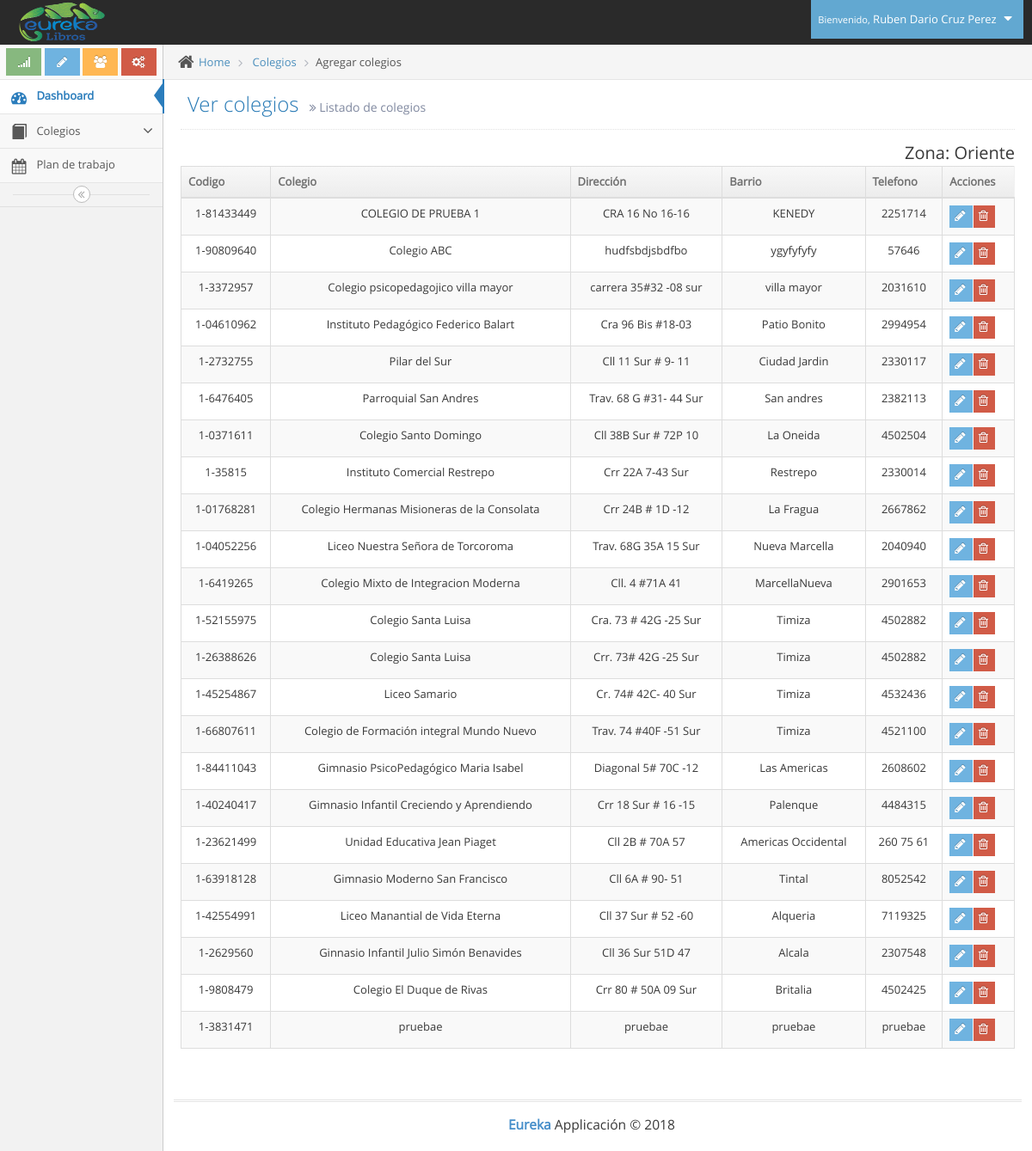
The app's page /ver_colegios.php (signed in), older data.
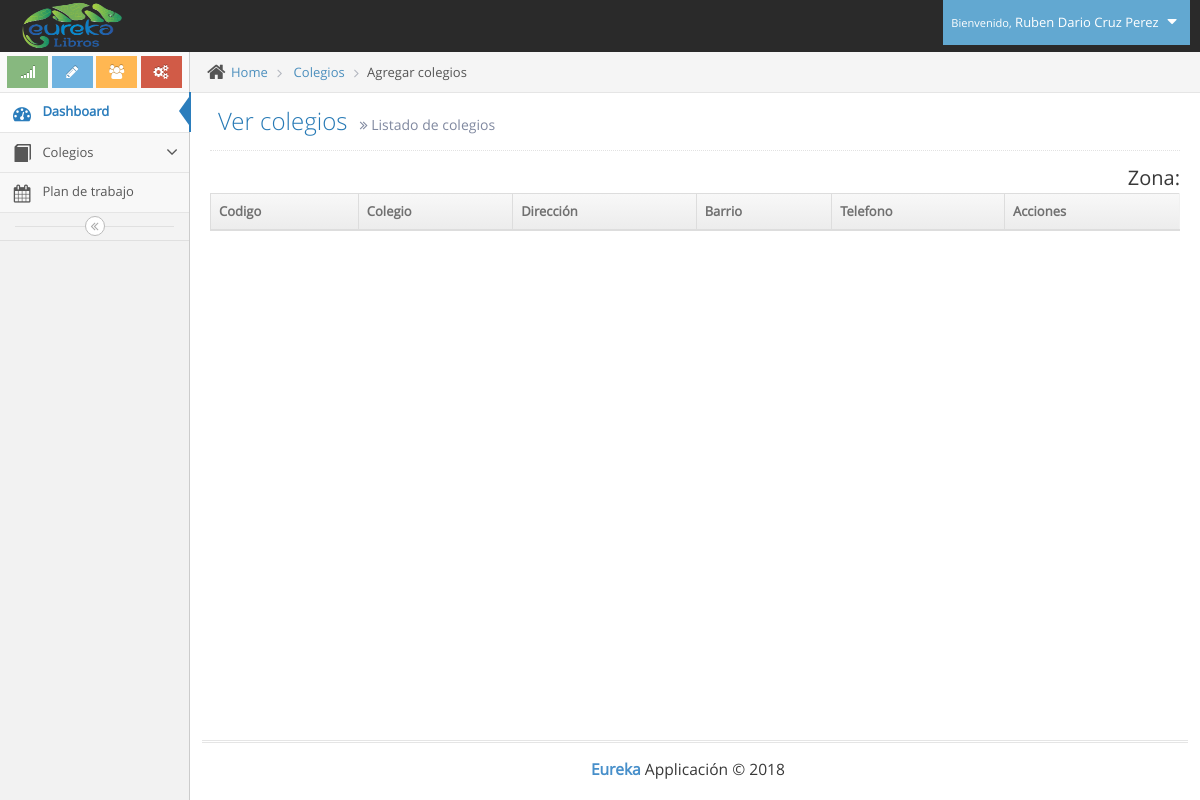
The same page, newer data.
### tables this page shows
CREATE TABLE IF NOT EXISTS `zonas` (
`id` int(11) NOT NULL,
  `codigo` varchar(8) NOT NULL,
  `zona` varchar(100) NOT NULL
);

CREATE TABLE IF NOT EXISTS `colegios` (
`id` int(11) NOT NULL,
  `codigo` varchar(11) NOT NULL,
  `colegio` varchar(100) NOT NULL,
  `direccion` varchar(100) NOT NULL,
  `barrio` varchar(100) NOT NULL,
  `telefono` varchar(20) NOT NULL,
  `web` varchar(100) NOT NULL,
  `cumpleaños` date NOT NULL,
  `cod_zona` varchar(8) NOT NULL,
  `id_usuario` int(11) NOT NULL,
  `fecha_creacion` timestamp NOT NULL DEFAULT CURRENT_TIMESTAMP ON UPDATE CURRENT_TIMESTAMP
);

### ver_colegios.php (the view, shortened to what the changed rows need)
<!DOCTYPE html>
<html lang="en">
	<head>
		<link rel="stylesheet" href="assets/css/bootstrap.min.css" />
		<link rel="stylesheet" href="assets/font-awesome/4.5.0/css/font-awesome.min.css" />
		<link rel="stylesheet" href="assets/css/jquery-ui.min.css" />
		<link rel="stylesheet" href="assets/css/bootstrap-datepicker3.min.css" />
		<link href="assets/js/dataTables/dataTables.bootstrap.css" rel="stylesheet" />
		<link rel="stylesheet" href="assets/css/ace.min.css" class="ace-main-stylesheet" id="main-ace-style" />
		<link rel="stylesheet" href="assets/css/ace-skins.min.css" />
		<link rel="stylesheet" href="assets/css/ace-rtl.min.css" />
	</head>
	<body class="no-skin">
		<?php include("template/nav.php"); ?>
		<div class="main-container ace-save-state" id="main-container">
			<div class="main-content">
				<div class="main-content-inner">
					<div class="page-content">
						<div class="page-header">
							<h1>
								Ver colegios
								<small>
									<i class="ace-icon fa fa-angle-double-right"></i>
									Listado de colegios
								</small>
							</h1>
						</div>
							<?php
								$sql_z = "SELECT codigo, zona FROM zonas WHERE id='".$_SESSION['zona']."'";
								$req_z = $bdd->prepare($sql_z);
								$req_z->execute();
								$zona = $req_z->fetch();
								echo "<div class='pull-right' style='font-size: 20px;'>Zona: ". $zona["zona"]."</div>";
							?>
						<div class="row">
							<div class="col-xs-12">
								<?php
                                include("conexion/bdd.php");
                                if ($_SESSION["tipo"]==1) {
                                	$sql = "SELECT id, codigo, colegio, direccion, barrio,telefono FROM colegios ";
									$req = $bdd->prepare($sql);
									$req->execute();
                                }
                                else {
                                	$sql_z = "SELECT codigo FROM zonas WHERE id='".$_SESSION['zona']."'";
									$req_z = $bdd->prepare($sql_z);
									$req_z->execute();
									$zona = $req_z->fetch();
                                	$sql = "SELECT id, codigo, colegio, direccion, barrio,telefono FROM colegios WHERE cod_zona='".$zona["codigo"]."'";
									$req = $bdd->prepare($sql);
									$req->execute();
                                }
								$colegios = $req->fetchAll();
                            ?>
                            <div class="table-responsive">
                                <table class="table table-striped table-bordered table-hover" id="dataTables-example">
                                    <thead>
                                        <tr>
                                            <th>Codigo</th>
                                            <th>Colegio</th>
                                            <th>Dirección</th>
                                            <th>Barrio</th>
                                            <th>Telefono</th>
                                            <th>Acciones</th>
                                        </tr>
                                    </thead>
                                    <tbody>
                                        <?php
                                        	foreach($colegios as $colegio) {
                                               $codigo = $colegio['codigo'];
                                               $nombre = $colegio['colegio'];
                                               $direccion = $colegio['direccion'];
                                               $barrio = $colegio['barrio'];
                                               $telefono = $colegio['telefono'];
                                                echo'<tr class="odd gradeX">';
                                                echo'<td class="center">'.$codigo.'</td>';
                                                echo'<td class="center">'.$nombre.'</td>';
                                                echo'<td class="center">'.$direccion.'</td>';
                                                echo'<td class="center">'.$barrio.'</td>';
                                                echo'<td class="center">'.$telefono.'</td>';
                                                echo '<td>
														<div class="hidden-sm hidden-xs btn-group">
															<a class="btn btn-xs btn-info" href="colegio.php?codigo='.$codigo.'">
																<i class="ace-icon fa fa-pencil bigger-120"></i>
															</a>
															<a class="btn btn-xs btn-danger eliminar" href="#" data-codigo='.$codigo.'>
																<i class="ace-icon fa fa-trash-o bigger-120"></i>
															</a>
														</div>
														<div class="hidden-md hidden-lg">
															<div class="inline pos-rel">
																<button class="btn btn-minier btn-primary dropdown-toggle" data-toggle="dropdown" data-position="auto">
																	<i class="ace-icon fa fa-cog icon-only bigger-110"></i>
																</button>
																<ul class="dropdown-menu dropdown-only-icon dropdown-yellow dropdown-menu-right dropdown-caret dropdown-close">
																	<li>
																		<a href="colegio.php?codigo='.$codigo.'" class="tooltip-success" data-rel="tooltip" title="Edit">
																			<span class="green">
																				<i class="ace-icon fa fa-pencil-square-o bigger-120"></i>
																			</span>
																		</a>
																	</li>
																	<li>
																		<a href="#" class="tooltip-error eliminar" data-rel="tooltip
																		" title="Delete" data-codigo='.$codigo.'>
																			<span class="red">
																				<i class="ace-icon fa fa-trash-o bigger-120"></i>
																			</span>
																		</a>
																	</li>
																</ul>
															</div>
														</div>
													</td>';
                                            }
                                         ?>
                                        </tr>
                                    </tbody>
                                </table>
                            </div>
							</div>
						</div>
					</div>
				</div>
			</div>
		</div>
	</body>
</html>

Row changes from the older to the newer data that the page shows:
no longer on this page (row unchanged): zonas: zona "Oriente"
no longer on this page (row unchanged): colegios: codigo "1-81433449", colegio "COLEGIO DE PRUEBA 1", direccion "CRA 16 No 16-16", barrio "KENEDY", telefono "2251714"
no longer on this page (row unchanged): colegios: codigo "1-90809640", colegio "Colegio ABC", direccion "hudfsbdjsbdfbo", barrio "ygyfyfyfy", telefono "57646"
no longer on this page (row unchanged): colegios: codigo "1-3372957", colegio "Colegio psicopedagojico villa mayor", direccion "carrera 35#32 -08 sur", barrio "villa mayor", telefono "2031610"
no longer on this page (row unchanged): colegios: codigo "1-04610962", colegio "Instituto Pedagógico Federico Balart", direccion "Cra 96 Bis #18-03", barrio "Patio Bonito", telefono "2994954"
no longer on this page (row unchanged): colegios: codigo "1-2732755", colegio "Pilar del Sur", direccion "Cll 11 Sur # 9- 11", barrio "Ciudad Jardin", telefono "2330117"
no longer on this page (row unchanged): colegios: codigo "1-6476405", colegio "Parroquial San Andres", direccion "Trav. 68 G #31- 44 Sur", barrio "San andres", telefono "2382113"
removed colegios: codigo "1-0371611", colegio "Colegio Santo Domingo", direccion "Cll 38B Sur # 72P 10", barrio "La Oneida", telefono "4502504"
no longer on this page (row unchanged): colegios: codigo "1-35815", colegio "Instituto Comercial Restrepo", direccion "Crr 22A 7-43 Sur", barrio "Restrepo", telefono "2330014"
removed colegios: codigo "1-01768281", colegio "Colegio Hermanas Misioneras de la Consolata", direccion "Crr 24B # 1D -12", barrio "La Fragua", telefono "2667862"
no longer on this page (row unchanged): colegios: codigo "1-04052256", colegio "Liceo Nuestra Señora de Torcoroma", direccion "Trav. 68G 35A 15 Sur", barrio "Nueva Marcella", telefono "2040940"
no longer on this page (row unchanged): colegios: codigo "1-6419265", colegio "Colegio Mixto de Integracion Moderna", direccion "Cll. 4 #71A 41", barrio "MarcellaNueva", telefono "2901653"
no longer on this page (row unchanged): colegios: codigo "1-52155975", colegio "Colegio Santa Luisa", direccion "Cra. 73 # 42G -25 Sur", barrio "Timiza", telefono "4502882"
no longer on this page (row unchanged): colegios: codigo "1-26388626", colegio "Colegio Santa Luisa", direccion "Crr. 73# 42G -25 Sur", barrio "Timiza", telefono "4502882"
no longer on this page (row unchanged): colegios: codigo "1-45254867", colegio "Liceo Samario", direccion "Cr. 74# 42C- 40 Sur", barrio "Timiza", telefono "4532436"
no longer on this page (row unchanged): colegios: codigo "1-66807611", colegio "Colegio de Formación integral Mundo Nuevo", direccion "Trav. 74 #40F -51 Sur", barrio "Timiza", telefono "4521100"
removed colegios: codigo "1-84411043", colegio "Gimnasio PsicoPedagógico Maria Isabel", direccion "Diagonal 5# 70C -12", barrio "Las Americas", telefono "2608602"
no longer on this page (row unchanged): colegios: codigo "1-40240417", colegio "Gimnasio Infantil Creciendo y Aprendiendo", direccion "Crr 18 Sur # 16 -15", barrio "Palenque", telefono "4484315"
removed colegios: codigo "1-23621499", colegio "Unidad Educativa Jean Piaget", direccion "Cll 2B # 70A 57", barrio "Americas Occidental", telefono "260 75 61"
removed colegios: codigo "1-63918128", colegio "Gimnasio Moderno San Francisco", direccion "Cll 6A # 90- 51", barrio "Tintal", telefono "8052542"
removed colegios: codigo "1-42554991", colegio "Liceo Manantial de Vida Eterna", direccion "Cll 37 Sur # 52 -60", barrio "Alqueria", telefono "7119325"
removed colegios: codigo "1-2629560", colegio "Ginnasio Infantil Julio Simón Benavides", direccion "Cll 36 Sur 51D 47", barrio "Alcala", telefono "2307548"
removed colegios: codigo "1-9808479", colegio "Colegio El Duque de Rivas", direccion "Crr 80 # 50A 09 Sur", barrio "Britalia", telefono "4502425"
removed colegios: codigo "1-3831471", colegio "pruebae", direccion "pruebae", barrio "pruebae", telefono "pruebae"
